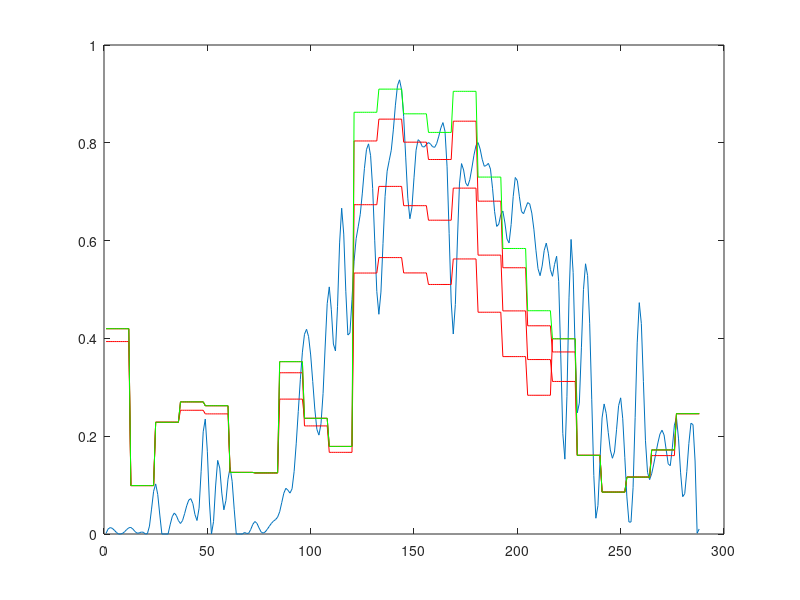

The MATLAB script that drew this image:
load scenarios.mat

%extend scenarios and ruc 
kt=numel(Realization);

scenarios_extended=zeros(100,kt);
k=1;

% for n=1:100
%     for m=1:24
%     scenarios_extended(n,k:k+11)=Scenarios(n,m)*ones(1,12);
%     k=k+12;
%     end
% k=1;    
% end

Ruc=RUC';
RUC_extended=zeros(4,kt);

for n=1:4
    for m=1:24
    RUC_extended(n,k:k+11)=RUC(n,m)*ones(1,12);
    k=k+12;
    end
k=1;    
end

Realization=[Realization;Realization(1:2)];


%plot(scenarios_extended','k'); hold on
plot(Realization)'; hold on;
plot(RUC_extended(2:end,:)', 'r')
plot(RUC_extended(1,:)', 'g')

scenarios_extended=scenarios_extended';
RUC_extended=RUC_extended';
